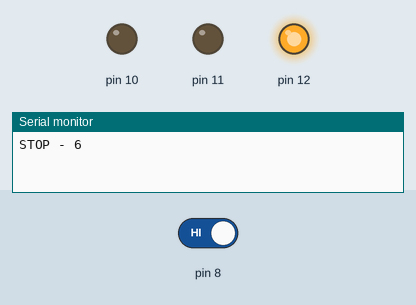
Recording of a sketch running on a simulated Arduino Uno, built with avr-gcc and run on an emulated ATmega328P. Shown: output pins drawn as LEDs (lit = HIGH), the last lines printed to the serial monitor. The inputs (shaded band) are chosen by the test bench; at power-on: pin 8 HIGH.

Above: at 0.1 s.
At 21.4 s:
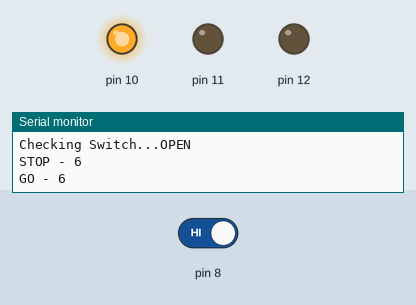
21.5 s: pin 8 driven LOW
At 26.4 s:
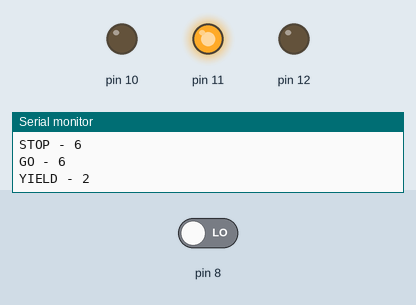
Timing chart, 0 to 35.5 s (numbered marks = the images above; inputs shaded):
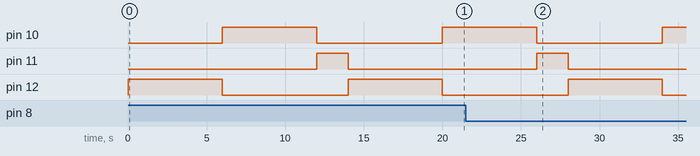

Measured:
- by itself, pin 12: alternates HIGH for 6.0 s and LOW for 8.0 s

The sketch:

main.ino
```cpp
int stp = 6;
int yld = 2;
int go  = 6;

void stopLight(int);
void goLight(int);
void yieldLight(int);
int checkSwitch(void);

void setup () {
    Serial.begin(9600);

    pinMode(8,  INPUT_PULLUP);
    pinMode(10, OUTPUT);
    pinMode(11, OUTPUT);
    pinMode(12, OUTPUT);

    digitalWrite(10, LOW);
    digitalWrite(11, LOW);
    digitalWrite(12, LOW);
}

void loop () {
    stopLight(stp);
    goLight(go);
    yieldLight(yld);
    go = checkSwitch();
}

void stopLight(int d) {
    digitalWrite(10,LOW);
    digitalWrite(11,LOW);
    digitalWrite(12,HIGH);

    Serial.print("STOP - ");
    Serial.println(d);
    delay(d * 1000);
}

void yieldLight(int d) {
    digitalWrite(10,LOW);
    digitalWrite(11,HIGH);
    digitalWrite(12,LOW);

    Serial.print("YIELD - ");
    Serial.println(d);
    delay(d * 1000);
}

void goLight(int d) {
    digitalWrite(10,HIGH);
    digitalWrite(11,LOW);
    digitalWrite(12,LOW);

    Serial.print("GO - ");
    Serial.println(d);
    delay(d * 1000);
}

int checkSwitch() {
    int set = digitalRead(8);
    Serial.print("Checking Switch...");

    if (set) {
        Serial.println("OPEN");
        return 6;
    }
    else {
        Serial.println("CLOSED");
        return 10;
    }
}
```
